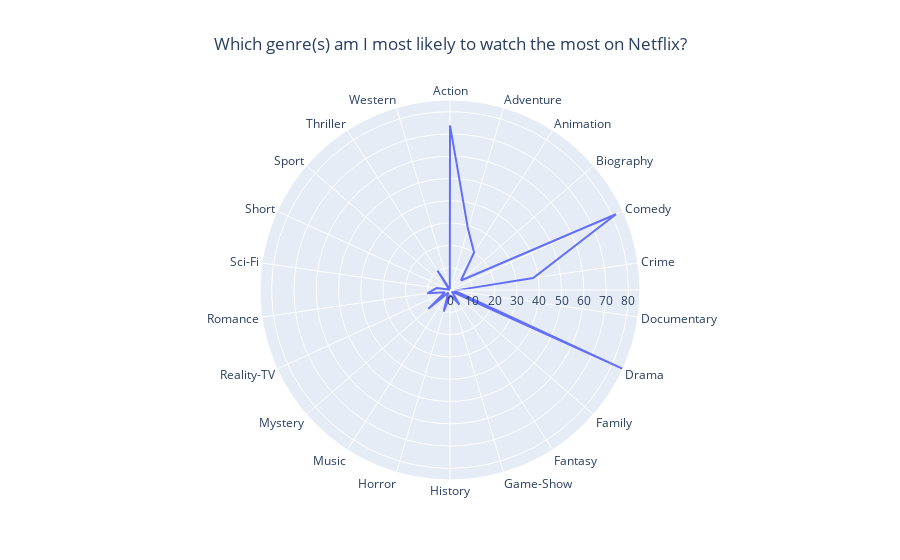

The notebook cell this image was saved under:
### Code cell
fig.update_layout(title_x=0.5)
fig.show()

### Figure 1 — Plotly figure (JSON) as saved in the notebook; plotly's stock layout.template omitted (floating-point values rounded to 4 significant figures)
{"data": [{"hovertemplate": "Weighted-counts=%{r}<br>Genre-count=%{theta}<extra></extra>", "legendgroup": "", "line": {"color": "#636efa", "dash": "solid"}, "marker": {"symbol": "circle"}, "mode": "lines", "name": "", "r": [73.8, 28.6, 20, 6.5, 81.8, 37.7, 2, 85.2, 1.1, 7.8, 3, 2.5, 10.1, 1.4, 12.9, 2.5, 10.3, 6.1, 0.5, 0.6, 10.4, 0.3, 73.8], "showlegend": false, "subplot": "polar", "theta": ["Action", "Adventure", "Animation", "Biography", "Comedy", "Crime", "Documentary", "Drama", "Family", "Fantasy", "Game-Show", "History", "Horror", "Music", "Mystery", "Reality-TV", "Romance", "Sci-Fi", "Short", "Sport", "Thriller", "Western", "Action"], "type": "scatterpolar"}], "layout": {"legend": {"tracegroupgap": 0}, "polar": {"angularaxis": {"direction": "clockwise", "rotation": 90}, "domain": {"x": [0, 1], "y": [0, 1]}}, "title": {"text": "Which genre(s) am I most likely to watch the most on Netflix?", "x": 0.5}}}
